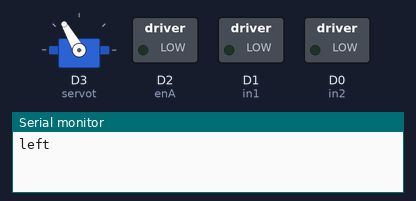
Bench run of a sketch on a simulated ESP8266 (NodeMCU). Shown: servo, switched loads named in the sketch (green lamp = pin HIGH), the last lines printed to the serial monitor.

Above: at 0.05 s.
At 6.0 s:
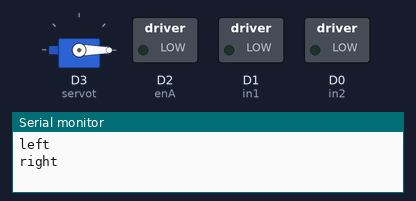
Timing chart, 0 to 7.8 s (numbered marks = the images above):
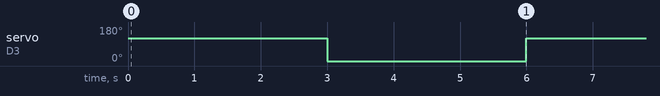

Measured:
- by itself, servo on D3 (servot): alternates 120° for 3.0 s and 0° for 3.0 s

The sketch:

n_tsmart.ino
```cpp
// Motor A connections
#include <Servo.h>
int enA = D2;
int in1 = D1;
int in2 = D0;


Servo servot;

void setup() {
    Serial.begin(9600);
  // put your setup code here, to run once:
  servot.attach(D3, 544, 2400);

  // Set all the motor control pins to outputs
  pinMode(enA, OUTPUT);
  pinMode(in1, OUTPUT);
  pinMode(in2, OUTPUT);


  // Turn off motors - Initial state
  digitalWrite(in1, LOW);
  digitalWrite(in2, LOW);
  digitalWrite(enA, LOW);

}

void turn(int deg) {
  servot.write(deg);
}


void forwards(int spd) {
  analogWrite(enA, spd);
  digitalWrite(in1, HIGH);
  digitalWrite(in2, LOW);
}
void backwrds (int spd) {
  analogWrite(enA, spd);
  digitalWrite(in1, LOW);
  digitalWrite(in2, HIGH);
}

void loop() {

turn(120);
Serial.println("left");
delay(3000);
turn(-120);
Serial.println("right");
delay(3000);


}
```
